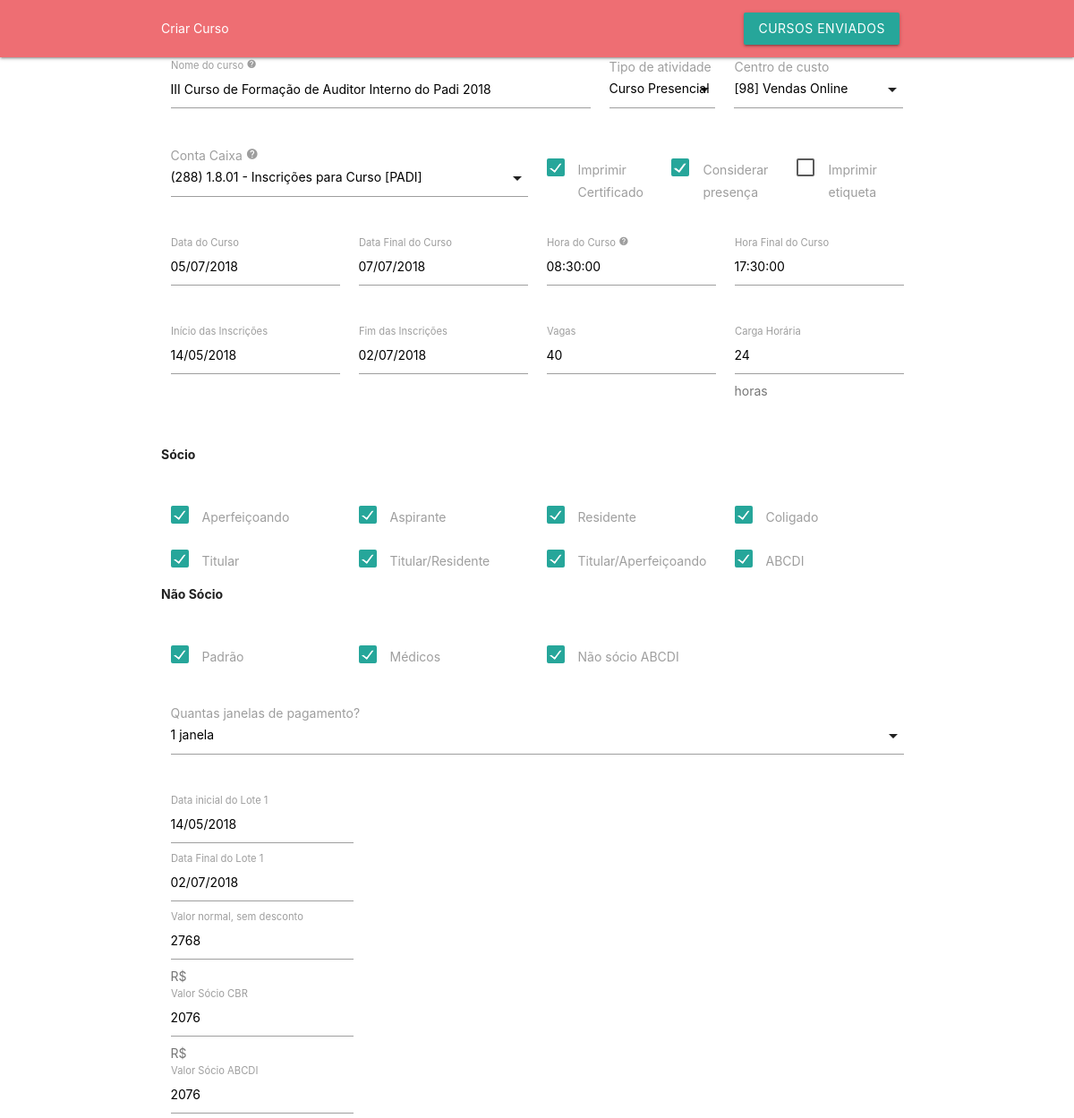
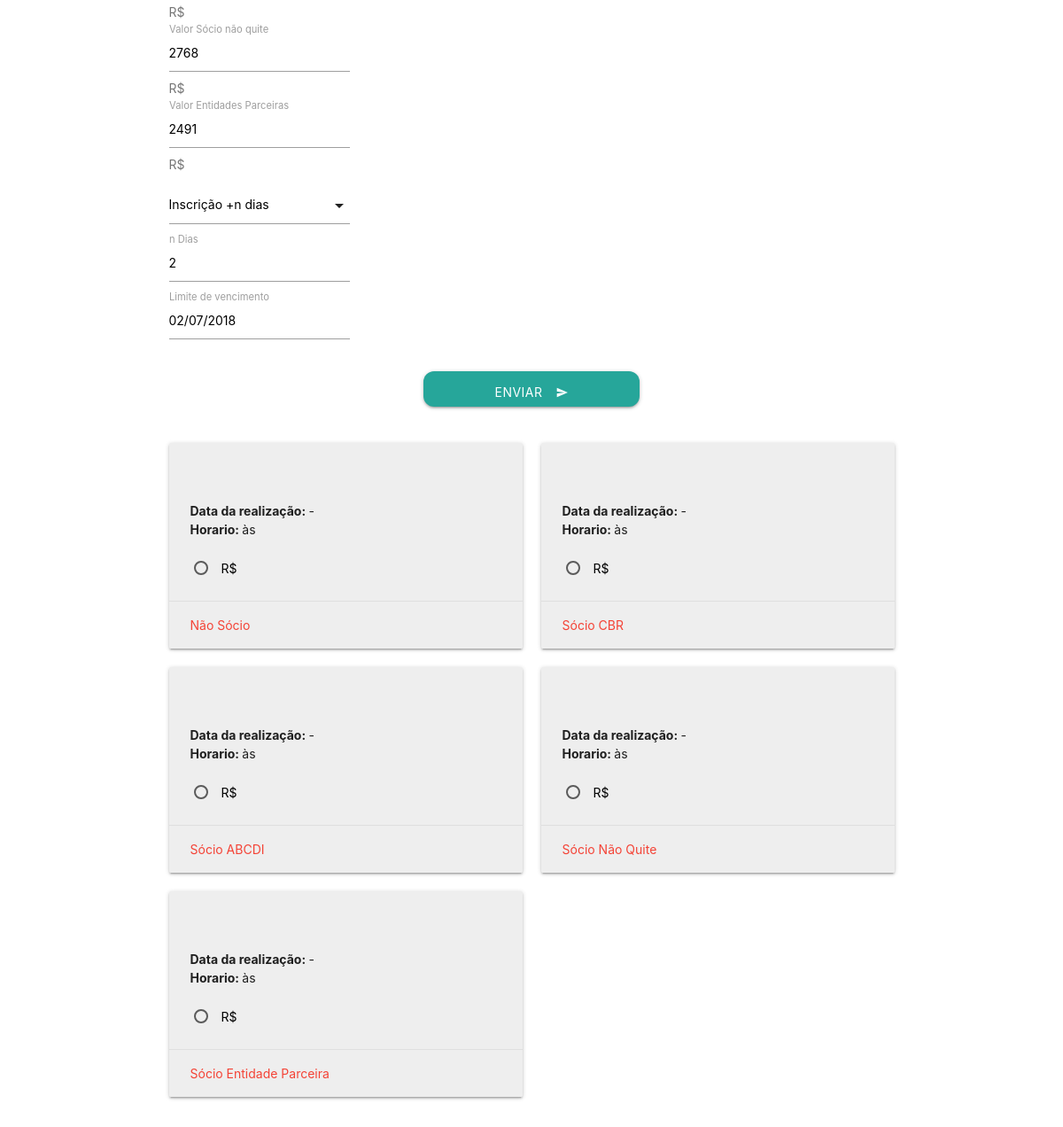
Page /index.php?curso=2 on the committed database (2 pictures, top to bottom).
### tables this page shows
CREATE TABLE `tb_criar_cursos` (
  `id` int(255) NOT NULL,
  `nome` varchar(255) NOT NULL,
  `tipo_atividade` int(255) NOT NULL,
  `centro_custo` int(255) NOT NULL,
  `conta_caixa` int(255) NOT NULL,
  `certificado` tinyint(1) NOT NULL,
  `presenca` tinyint(1) NOT NULL,
  `etiqueta` tinyint(1) NOT NULL,
  `data_inicio_curso` date NOT NULL,
  `data_fim_curso` date NOT NULL,
  `hora_inicio_curso` time DEFAULT NULL,
  `hora_fim_curso` time DEFAULT NULL,
  `data_inicio_inscricoes` date NOT NULL,
  `data_fim_inscricoes` date NOT NULL,
  `vagas` int(255) NOT NULL,
  `carga_horaria` int(255) DEFAULT NULL,
  `categorias` varchar(255) NOT NULL,
  `janelas_pagamento` tinyint(3) NOT NULL DEFAULT '1',
  `data_inicio_lote1` date NOT NULL,
  `data_fim_lote1` date NOT NULL,
  `valor_lote1` int(255) NOT NULL,
  `valor_cbr_lote1` int(255) NOT NULL,
  `valor_abcdi_lote1` int(255) NOT NULL,
  `valor_nao_quite_lote1` int(255) NOT NULL,
  `valor_parceiro_lote1` int(255) NOT NULL,
  `tipo_vencimento_lote1` tinyint(3) NOT NULL,
  `n_dias_lote1` int(255) DEFAULT NULL,
  `limite_vencimento_lote1` date DEFAULT NULL,
  `data_inicio_lote2` date DEFAULT NULL,
  `data_fim_lote2` date DEFAULT NULL,
  `valor_lote2` int(255) DEFAULT NULL,
  `valor_cbr_lote2` int(255) DEFAULT NULL,
  `valor_abcdi_lote2` int(255) DEFAULT NULL,
  `valor_nao_quite_lote2` int(255) DEFAULT NULL,
  `valor_parceiro_lote2` int(255) DEFAULT NULL,
  `tipo_vencimento_lote2` tinyint(3) DEFAULT NULL,
  `n_dias_lote2` int(255) DEFAULT NULL,
  `limite_vencimento_lote2` date DEFAULT NULL,
  `data_inicio_lote3` date DEFAULT NULL,
  `data_fim_lote3` date DEFAULT NULL,
  `valor_lote3` int(255) DEFAULT NULL,
  `valor_cbr_lote3` int(255) DEFAULT NULL,
  `valor_abcdi_lote3` int(255) DEFAULT NULL,
  `valor_nao_quite_lote3` int(255) DEFAULT NULL,
  `valor_parceiro_lote3` int(255) DEFAULT NULL,
  `tipo_vencimento_lote3` tinyint(3) DEFAULT NULL,
  `n_dias_lote3` int(255) DEFAULT NULL,
  `limite_vencimento_lote3` date DEFAULT NULL,
  `data_inicio_lote4` date DEFAULT NULL,
  `data_fim_lote4` date DEFAULT NULL,
  `valor_lote4` int(255) DEFAULT NULL,
  `valor_cbr_lote4` int(255) DEFAULT NULL,
  `valor_abcdi_lote4` int(255) DEFAULT NULL,
  `valor_nao_quite_lote4` int(255) DEFAULT NULL,
  `valor_parceiro_lote4` int(255) DEFAULT NULL,
  `tipo_vencimento_lote4` tinyint(3) DEFAULT NULL,
  `n_dias_lote4` int(255) DEFAULT NULL,
  `limite_vencimento_lote4` date DEFAULT NULL,
  `criado_em` datetime DEFAULT CURRENT_TIMESTAMP,
  `criado_por` varchar(255) DEFAULT NULL,
  `criado_no_icase` tinyint(1) NOT NULL DEFAULT '0'
);

### index.php (the view, shortened to what the rows shown need)
<!DOCTYPE html>
<html lang="pt-br">
<head>
    <link rel="stylesheet" href="css/materialize.min.css">
</head>
<body>
<?php
    if (isset($_GET['curso']))
    {
        $db = mysqli_connect('localhost', 'root', '', 'dbprocedimentos');
        $query = "SELECT * FROM tb_criar_cursos WHERE id = ". $_GET['curso'];
        $result = mysqli_query($db, $query);
        while ($cursodb = mysqli_fetch_assoc($result))
        {
            $nome = $cursodb['nome'];
            $data_inicio_curso = implode("/", array_reverse(explode("-", $cursodb['data_inicio_curso'])));
            $data_fim_curso = implode("/", array_reverse(explode("-", $cursodb['data_fim_curso'])));
            $hora_inicio_curso = $cursodb['hora_inicio_curso'];
            $hora_fim_curso = $cursodb['hora_fim_curso'];
            $data_inicio_inscricoes = implode("/", array_reverse(explode("-", $cursodb['data_inicio_inscricoes'])));
            $data_fim_inscricoes = implode("/", array_reverse(explode("-", $cursodb['data_fim_inscricoes'])));
            $vagas = $cursodb['vagas'];
            $carga_horaria = $cursodb['carga_horaria'];
            $data_inicio_lote1 = implode("/", array_reverse(explode("-", $cursodb['data_inicio_lote1'])));
            $data_fim_lote1 = implode("/", array_reverse(explode("-", $cursodb['data_fim_lote1'])));
            $valor_lote1 = $cursodb['valor_lote1'];
            $valor_cbr_lote1 = $cursodb['valor_cbr_lote1'];
            $valor_abcdi_lote1 = $cursodb['valor_abcdi_lote1'];
            $valor_nao_quite_lote1 = $cursodb['valor_nao_quite_lote1'];
            $valor_parceiro_lote1 = $cursodb['valor_parceiro_lote1'];
            $n_dias_lote1 = $cursodb['n_dias_lote1'];
            $limite_vencimento_lote1 = implode("/", array_reverse(explode("-", $cursodb['limite_vencimento_lote1'])));
        }
    }
?>
<div class="container">
  <div class="row">
    <form class="col s12" method="POST" action="#">
      <div class="row">
        <div class="input-field col s12 m7">
            <input id="nomeCurso" name="nomeCurso" type="text" class="contar" data-length="80" onkeyup="trocarTitulo()" <?php if (isset($_GET['curso'])) echo "value='".$nome."'"; ?> required>
            <label for="nomeCurso" class="tooltipped" data-position="top" data-tooltip="Nome que aparecerá no momento da compra">Nome do curso <i class="material-icons">help</i></label>
        </div>
      </div>
      <div class="row">
        <div class="input-field col s6 m3">
            <input id="datainicial" name="datainicial" type="text" class="datepicker" onchange="trocarTitulo()" required <?php if (isset($_GET['curso'])) echo 'value="'.$data_inicio_curso.'"'; ?>>
            <label for="datainicial">Data do Curso</label>
        </div>
        <div class="input-field col s6 m3">
            <input id="datafinal" name="datafinal" type="text" class="datepicker" onchange="trocarTitulo()" required <?php if (isset($_GET['curso'])) echo 'value="'.$data_fim_curso.'"'; ?>>
            <label for="datafinal">Data Final do Curso</label>
        </div>
        <div class="input-field col s6 m3">
            <input id="horainicial" name="horainicial" type="text" class="timepicker" onchange="trocarTitulo()" <?php if (isset($_GET['curso'])) echo 'value="'.$hora_inicio_curso.'"'; ?>>
            <label for="horainicial" class="tooltipped" data-position="top" data-tooltip="Caso o curso ocorrerá em mais de um dia com horários diferentes deixe em branco">Hora do Curso <i class="material-icons">help</i></label>
        </div>
        <div class="input-field col s6 m3">
            <input id="horafinal" name="horafinal" type="text" class="timepicker" onchange="trocarTitulo()" <?php if (isset($_GET['curso'])) echo 'value="'.$hora_fim_curso.'"'; ?>>
            <label for="horafinal">Hora Final do Curso</label>
        </div>
      </div>
    <div class="row">
        <div class="input-field col s6 m3">
            <input id="InscricoesInicio" name="InscricoesInicio" type="text" class="datepicker" required <?php if (isset($_GET['curso'])) echo 'value="'.$data_inicio_inscricoes.'"'; ?>>
            <label for="InscricoesInicio">Início das Inscrições</label>
        </div>
        <div class="input-field col s6 m3">
            <input id="InscricoesFim" name="InscricoesFim" type="text" class="datepicker" required <?php if (isset($_GET['curso'])) echo 'value="'.$data_fim_inscricoes.'"'; ?>>
            <label for="InscricoesFim">Fim das Inscrições</label>
        </div>
        <div class="input-field col s6 m3">
            <input id="vagas" name="vagas" type="number" required <?php if (isset($_GET['curso'])) echo 'value="'.$vagas.'"'; ?>>
            <label for="vagas">Vagas</label>
        </div>
        <div class="input-field col s6 m3">
            <input id="cargaHoraria" name="cargaHoraria" type="number" <?php if (isset($_GET['curso'])) echo 'value="'.$carga_horaria.'"'; ?>>
            <label for="cargaHoraria">Carga Horária</label>
            <span class="helper-text" data-error="wrong" data-success="right">horas</span>
        </div>
    </div>
    <div class="checkbox-group required">
        <div class="row">
            <h1><b>Sócio</b></h1>
        </div>
        <div class="row">
            <h1><b>Não Sócio</b></h1>
        </div>
    </div><br><br>
        <div class="col s6 m3">
            <div class="input-field row">
                <input name="dataInicialLote1" type="text" class="datepicker" required <?php if (isset($_GET['curso'])) echo 'value="'.$data_inicio_lote1.'"'; ?>/>
                <label for="dataInicialLote1">Data inicial do Lote 1</label>
            </div>
            <div class="input-field row">
                <input name="dataFinalLote1" type="text" class="datepicker" required <?php if (isset($_GET['curso'])) echo 'value="'.$data_fim_lote1.'"'; ?>>
                <label for="dataFinalLote1">Data Final do Lote 1</label>
            </div>
            <div class="input-field row">
                <input id="valor1" name="valor1" type="number" onkeyup="trocarTitulo()" required <?php if (isset($_GET['curso'])) echo 'value="'.$valor_lote1.'"'; ?>>
                <label for="valor1">Valor normal, sem desconto</label>
                <span class="helper-text" data-error="wrong" data-success="right">R$</span>
            </div>
            <div class="input-field row">
                <input id="valorSocioCBR1" name="valorSocioCBR1" type="number" onkeyup="trocarTitulo()" required <?php if (isset($_GET['curso'])) echo 'value="'.$valor_cbr_lote1.'"'; ?>>
                <label for="valorSocioCBR1">Valor Sócio CBR</label>
                <span class="helper-text" data-error="wrong" data-success="right">R$</span>
            </div>
            <div class="input-field row">
                <input id="valorSocioABCDI1" name="valorSocioABCDI1" type="number" onkeyup="trocarTitulo()" required <?php if (isset($_GET['curso'])) echo 'value="'.$valor_abcdi_lote1.'"'; ?>>
                <label for="valorSocioABCDI1">Valor Sócio ABCDI</label>
                <span class="helper-text" data-error="wrong" data-success="right">R$</span>
            </div>
            <div class="input-field row">
                <input id="valorSocioNaoQuite1" name="valorSocioNaoQuite1" type="number" onkeyup="trocarTitulo()" required <?php if (isset($_GET['curso'])) echo 'value="'.$valor_nao_quite_lote1.'"'; ?>>
                <label for="valorSocioNaoQuite1">Valor Sócio não quite</label>
                <span class="helper-text" data-error="wrong" data-success="right">R$</span>
            </div>
            <div class="input-field row">
                <input id="valorSocioParceiro1" name="valorSocioParceiro1" type="number" onkeyup="trocarTitulo()" required <?php if (isset($_GET['curso'])) echo 'value="'.$valor_parceiro_lote1.'"'; ?>>
                <label for="valorSocioParceiro1">Valor Entidades Parceiras</label>
                <span class="helper-text" data-error="wrong" data-success="right">R$</span>
            </div>
            <div id="divNDias1" class="input-field row">
                <input id="nDias1" type="number" <?php if (isset($_GET['curso'])) echo 'value="'.$n_dias_lote1.'"'; ?>>
                <label for="nDias1">n Dias</label>
            </div>
            <div id="divVenc1" class="input-field row">
                <input id="vencimentoLote1" type="text" class="datepicker" <?php if (isset($_GET['curso'])) echo 'value="'.$limite_vencimento_lote1.'"'; ?>>
                <label id="labelVenc1" for="vencimentoLote1">Limite de vencimento</label>
            </div>
        </div>
    </form>
  </div>
</div>
</body>
</html>

### rows in the picture
tb_criar_cursos: nomeCurso "III Curso de Formação de Auditor Interno do Padi 2018", datainicial "05/07/2018", datafinal "07/07/2018", horainicial "08:30:00", horafinal "17:30:00", InscricoesInicio "14/05/2018", InscricoesFim "02/07/2018", vagas "40", cargaHoraria "24", dataInicialLote1 "14/05/2018", dataFinalLote1 "02/07/2018", valor1 "2768", valorSocioCBR1 "2076", valorSocioABCDI1 "2076", valorSocioNaoQuite1 "2768", valorSocioParceiro1 "2491", n_dias_lote1 "2", limite_vencimento_lote1 "02/07/2018"
